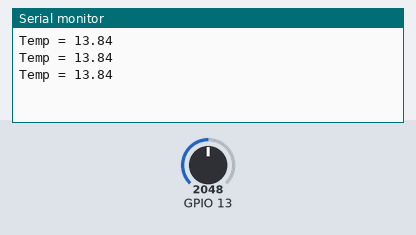
The sketch below on a simulated ESP32. Parts: the last lines printed to the serial monitor. The inputs (shaded band) are chosen by the test bench; at power-on: GPIO 13 = 2048.

Above: at 1.3 s.
1.4 s: GPIO 13 set to 2866
At 1.9 s:
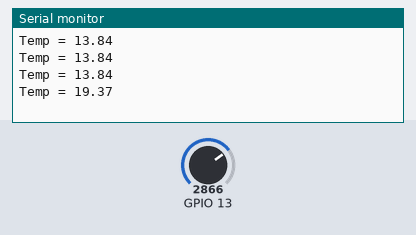
2.9 s: GPIO 13 set to 3603
At 3.4 s:
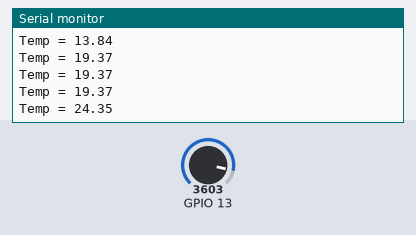
Timing chart, 0 to 5.9 s (numbered marks = the images above; inputs shaded):
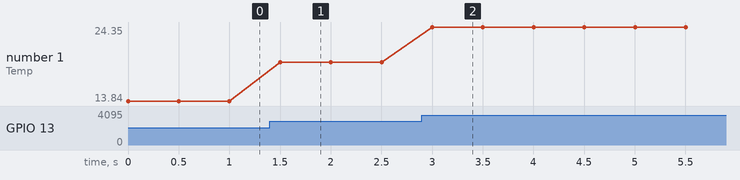

Measured:
- after the input at 1.4 s, the serial monitor: prints a new line after 0.10 s (image 1)
- after the input at 2.9 s, the serial monitor: prints a new line after 0.10 s (image 2)
- plotted number 1: 13.84 → 19.37 after the input at 1.4 s, 19.37 → 24.35 after the input at 2.9 s

The sketch:

ESP32.ino
```cpp
void setup() {
  Serial.begin(9600);
  pinMode(13, INPUT);
}

void loop() {
  int tempo = analogRead(13);
  float temp = float(27.68 * tempo) / float(4096);
  Serial.print("\nTemp = ");
  Serial.print(temp);
  delay(500);
}
```
